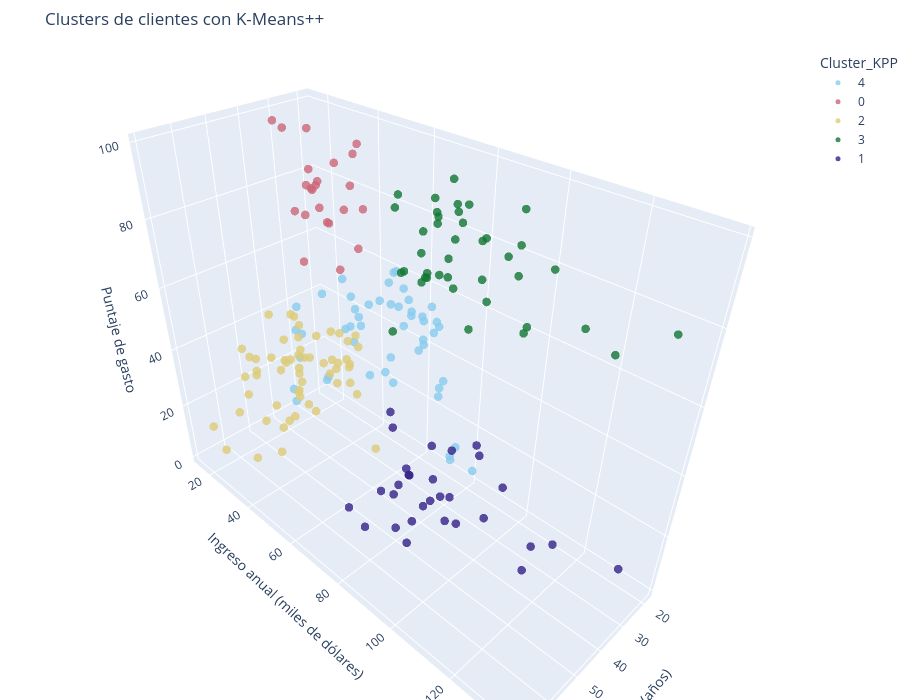

The notebook cell saved with this chart:
### Code cell
fig.update_layout(
    height=700,
    margin=dict(l=0, r=0, b=0, t=50)
)

### Figure 1 — Plotly figure (JSON) as saved in the notebook; plotly's stock layout.template omitted (floating-point values rounded to 4 significant figures)
{"data": [{"hovertemplate": "Cluster_KPP=4<br>Edad (años)=%{x}<br>Ingreso anual (miles de dólares)=%{y}<br>Puntaje de gasto=%{z}<extra></extra>", "legendgroup": "4", "marker": {"color": "rgb(136, 204, 238)", "opacity": 0.8, "size": 5, "symbol": "circle"}, "mode": "markers", "name": "4", "scene": "scene", "showlegend": true, "type": "scatter3d", "x": [19, 20, 31, 35, 37, 35, 35, 40, 36, 27, 29, 31, 33, 31, 27, 19, 18, 19, 32, 26, 40, 23, 38, 21, 22, 34, 18, 40, 32, 24, 27, 20, 23, 26, 21, 19, 38, 19, 18, 19, 27, 38, 23, 25, 20, 19, 28, 25, 19], "y": [15, 16, 17, 18, 20, 21, 24, 29, 37, 40, 40, 40, 42, 43, 46, 46, 48, 48, 48, 54, 54, 54, 54, 54, 57, 58, 59, 60, 60, 60, 60, 61, 62, 62, 62, 63, 64, 64, 65, 65, 67, 67, 70, 72, 73, 74, 76, 77, 81], "z": [39, 6, 40, 6, 13, 35, 35, 31, 26, 47, 42, 42, 60, 54, 51, 55, 59, 59, 47, 54, 48, 52, 55, 57, 55, 60, 41, 40, 42, 52, 50, 49, 41, 55, 42, 54, 42, 46, 48, 50, 56, 40, 29, 34, 5, 10, 40, 12, 5]}, {"hovertemplate": "Cluster_KPP=0<br>Edad (años)=%{x}<br>Ingreso anual (miles de dólares)=%{y}<br>Puntaje de gasto=%{z}<extra></extra>", "legendgroup": "0", "marker": {"color": "rgb(204, 102, 119)", "opacity": 0.8, "size": 5, "symbol": "circle"}, "mode": "markers", "name": "0", "scene": "scene", "showlegend": true, "type": "scatter3d", "x": [21, 23, 22, 23, 30, 35, 24, 22, 20, 35, 25, 31, 29, 35, 23, 21, 18, 21, 30, 20, 24, 31, 24], "y": [15, 16, 17, 18, 19, 19, 20, 20, 21, 23, 24, 25, 28, 28, 29, 30, 33, 33, 34, 37, 38, 39, 39], "z": [81, 77, 76, 94, 72, 99, 77, 79, 66, 98, 73, 73, 82, 61, 87, 73, 92, 81, 73, 75, 92, 61, 65]}, {"hovertemplate": "Cluster_KPP=2<br>Edad (años)=%{x}<br>Ingreso anual (miles de dólares)=%{y}<br>Puntaje de gasto=%{z}<extra></extra>", "legendgroup": "2", "marker": {"color": "rgb(221, 204, 119)", "opacity": 0.8, "size": 5, "symbol": "circle"}, "mode": "markers", "name": "2", "scene": "scene", "showlegend": true, "type": "scatter3d", "x": [64, 67, 58, 52, 46, 54, 45, 60, 53, 49, 42, 65, 48, 49, 50, 49, 59, 50, 47, 51, 69, 53, 70, 67, 54, 63, 43, 68, 70, 47, 60, 60, 59, 45, 49, 57, 67, 46, 48, 55, 50, 68, 48, 47, 48, 49, 67, 49, 66, 54, 68, 66, 65, 63, 49, 51, 50, 56], "y": [19, 19, 20, 23, 25, 28, 28, 30, 33, 33, 34, 38, 39, 39, 40, 42, 43, 43, 43, 44, 44, 46, 46, 47, 47, 48, 48, 48, 49, 49, 50, 50, 54, 54, 54, 54, 54, 54, 54, 57, 58, 59, 60, 60, 61, 62, 62, 62, 63, 63, 63, 63, 63, 65, 65, 67, 67, 79], "z": [3, 14, 15, 29, 5, 14, 32, 4, 4, 14, 17, 35, 36, 28, 55, 52, 60, 45, 41, 50, 46, 46, 56, 52, 59, 51, 50, 48, 55, 42, 49, 56, 47, 53, 42, 51, 41, 44, 46, 58, 46, 55, 49, 47, 42, 48, 59, 56, 50, 46, 43, 48, 52, 43, 59, 43, 57, 35]}, {"hovertemplate": "Cluster_KPP=3<br>Edad (años)=%{x}<br>Ingreso anual (miles de dólares)=%{y}<br>Puntaje de gasto=%{z}<extra></extra>", "legendgroup": "3", "marker": {"color": "rgb(17, 119, 51)", "opacity": 0.8, "size": 5, "symbol": "circle"}, "mode": "markers", "name": "3", "scene": "scene", "showlegend": true, "type": "scatter3d", "x": [40, 39, 31, 40, 38, 39, 31, 29, 32, 35, 32, 32, 28, 32, 34, 39, 38, 27, 30, 30, 29, 31, 36, 33, 32, 28, 36, 30, 27, 35, 32, 29, 30, 28, 36, 32, 38, 35, 32, 30], "y": [69, 69, 70, 71, 71, 71, 72, 73, 73, 74, 75, 76, 77, 77, 78, 78, 78, 78, 78, 78, 79, 81, 85, 86, 87, 87, 87, 88, 88, 93, 97, 98, 99, 101, 103, 103, 113, 120, 126, 137], "z": [58, 91, 77, 95, 75, 75, 71, 88, 73, 72, 93, 87, 97, 74, 90, 88, 76, 89, 78, 73, 83, 93, 75, 95, 63, 75, 92, 86, 69, 90, 86, 88, 97, 68, 85, 69, 91, 79, 74, 83]}, {"hovertemplate": "Cluster_KPP=1<br>Edad (años)=%{x}<br>Ingreso anual (miles de dólares)=%{y}<br>Puntaje de gasto=%{z}<extra></extra>", "legendgroup": "1", "marker": {"color": "rgb(51, 34, 136)", "opacity": 0.8, "size": 5, "symbol": "circle"}, "mode": "markers", "name": "1", "scene": "scene", "showlegend": true, "type": "scatter3d", "x": [43, 59, 47, 44, 57, 48, 34, 43, 44, 47, 37, 34, 50, 42, 36, 40, 36, 52, 58, 59, 37, 46, 41, 54, 41, 34, 33, 47, 45, 32], "y": [71, 71, 71, 73, 75, 77, 78, 78, 78, 78, 78, 78, 85, 86, 87, 87, 87, 88, 88, 93, 97, 98, 99, 101, 103, 103, 113, 120, 126, 137], "z": [35, 11, 9, 7, 5, 36, 22, 17, 20, 16, 1, 1, 26, 20, 27, 13, 10, 13, 15, 14, 32, 15, 39, 24, 17, 23, 8, 16, 28, 18]}], "layout": {"height": 700, "legend": {"title": {"text": "Cluster_KPP"}, "tracegroupgap": 0}, "margin": {"b": 0, "l": 0, "r": 0, "t": 50}, "scene": {"domain": {"x": [0.0, 1.0], "y": [0.0, 1.0]}, "xaxis": {"title": {"text": "Edad (años)"}}, "yaxis": {"title": {"text": "Ingreso anual (miles de dólares)"}}, "zaxis": {"title": {"text": "Puntaje de gasto"}}}, "title": {"text": "Clusters de clientes con K-Means++"}}}
